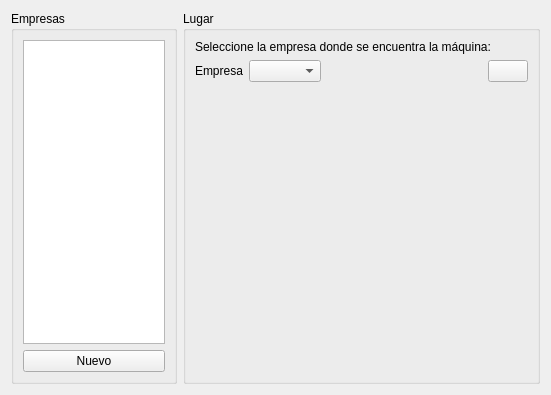
<?xml version="1.0" encoding="UTF-8"?>
<ui version="4.0">
 <class>FEmpresasPage</class>
 <widget class="QWidget" name="FEmpresasPage">
  <property name="geometry">
   <rect>
    <x>0</x>
    <y>0</y>
    <width>551</width>
    <height>395</height>
   </rect>
  </property>
  <property name="windowTitle">
   <string>Form</string>
  </property>
  <layout class="QGridLayout" name="gridLayout_3">
   <item row="0" column="0">
    <widget class="QGroupBox" name="groupBox">
     <property name="title">
      <string>Empresas</string>
     </property>
     <layout class="QGridLayout" name="gridLayout">
      <item row="1" column="0">
       <layout class="QHBoxLayout" name="horizontalLayout">
        <item>
         <widget class="QPushButton" name="btnNuevo">
          <property name="text">
           <string>Nuevo</string>
          </property>
          <property name="icon">
           <iconset resource="../../app/app.qrc">
            <normaloff>:/pics/document-new.png</normaloff>:/pics/document-new.png</iconset>
          </property>
         </widget>
        </item>
       </layout>
      </item>
      <item row="0" column="0">
       <widget class="TListViewModelRecord" name="lvwUsuarios">
        <property name="maximumSize">
         <size>
          <width>150</width>
          <height>16777215</height>
         </size>
        </property>
        <property name="alternatingRowColors">
         <bool>true</bool>
        </property>
        <property name="selectionBehavior">
         <enum>QAbstractItemView::SelectRows</enum>
        </property>
       </widget>
      </item>
     </layout>
    </widget>
   </item>
   <item row="0" column="1">
    <widget class="QGroupBox" name="groupBox_2">
     <property name="title">
      <string>Lugar</string>
     </property>
     <layout class="QGridLayout" name="gridLayout_2">
      <item row="0" column="0">
       <widget class="QLabel" name="label_2">
        <property name="text">
         <string>Seleccione la empresa donde se encuentra la máquina:</string>
        </property>
       </widget>
      </item>
      <item row="1" column="0">
       <layout class="QHBoxLayout" name="horizontalLayout_2">
        <item>
         <widget class="QLabel" name="label_4">
          <property name="text">
           <string>Empresa</string>
          </property>
         </widget>
        </item>
        <item>
         <widget class="TComboBoxModelRecord" name="cbxEmpresa"/>
        </item>
        <item>
         <spacer name="horizontalSpacer_3">
          <property name="orientation">
           <enum>Qt::Horizontal</enum>
          </property>
          <property name="sizeHint" stdset="0">
           <size>
            <width>168</width>
            <height>20</height>
           </size>
          </property>
         </spacer>
        </item>
        <item>
         <widget class="QPushButton" name="btnAyudaLugar">
          <property name="maximumSize">
           <size>
            <width>40</width>
            <height>16777215</height>
           </size>
          </property>
          <property name="text">
           <string/>
          </property>
          <property name="icon">
           <iconset resource="../../app/app.qrc">
            <normaloff>:/pics/help.png</normaloff>:/pics/help.png</iconset>
          </property>
         </widget>
        </item>
       </layout>
      </item>
      <item row="2" column="0">
       <spacer name="verticalSpacer">
        <property name="orientation">
         <enum>Qt::Vertical</enum>
        </property>
        <property name="sizeHint" stdset="0">
         <size>
          <width>20</width>
          <height>279</height>
         </size>
        </property>
       </spacer>
      </item>
     </layout>
    </widget>
   </item>
  </layout>
 </widget>
 <customwidgets>
  <customwidget>
   <class>TComboBoxModelRecord</class>
   <extends>QComboBox</extends>
   <header>tcomboboxmodelrecord.h</header>
  </customwidget>
  <customwidget>
   <class>TListViewModelRecord</class>
   <extends>QListView</extends>
   <header>tlistviewmodelrecord.h</header>
  </customwidget>
 </customwidgets>
 <resources>
  <include location="../../app/app.qrc"/>
  <include location="../../app/app.qrc"/>
 </resources>
 <connections/>
</ui>
